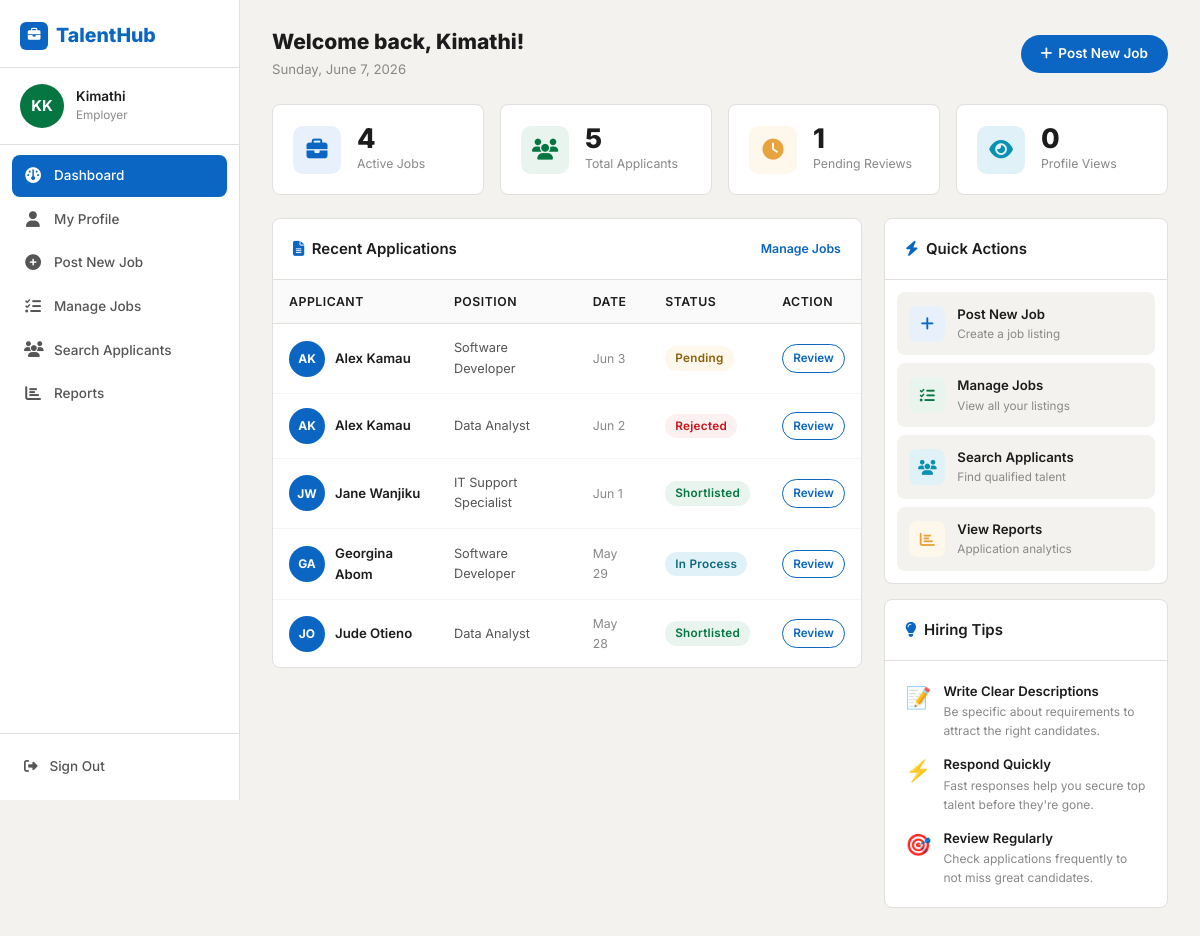
Before: /staff/ (signed in) with the older database file.
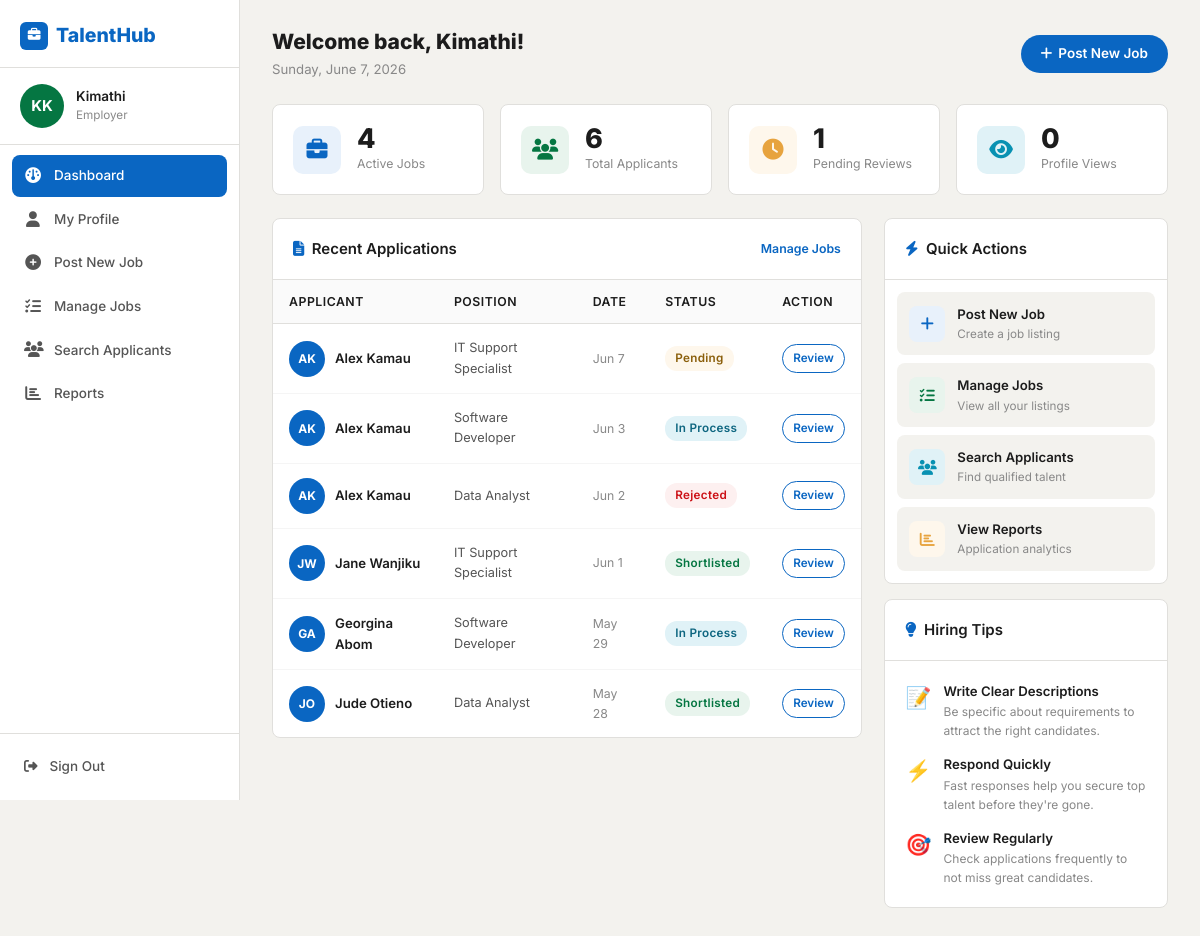
After: the same page with the newer database file.
### job_seeker/models.py (models this page shows, shortened)
class Application(models.Model):
    job = models.ForeignKey(Job, on_delete=CASCADE)
    applicant = models.ForeignKey(Applicant, on_delete=CASCADE, related_name='applications')
    date_applied = models.DateTimeField(default=timezone.now)
    resume = models.FileField(upload_to='applications/resumes/', null=True, blank=True, verbose_name='Resume/CV')
    cover_letter = models.FileField(upload_to='cover_letters/', null=True, blank=True)
    status = models.CharField(max_length=20, choices=APPLICATION_STATUS, default='pending')
    reviewed_by = models.ForeignKey(Staff, blank=True, null=True, on_delete=SET_NULL, related_name='reviewed_applications')
    date_reviewed = models.DateTimeField(blank=True, null=True)
    approved = models.BooleanField(default=False)
    approved_by = models.ForeignKey(Staff, blank=True, null=True, on_delete=SET_NULL)
    date_approved = models.DateTimeField(blank=True, null=True)
    class Meta:
        constraints = [
            UniqueConstraint(fields=['job', 'applicant'], name='unique_applicant_job_match')
        ]
        ordering = ['-date_applied']

class Applicant(models.Model):
    user = models.OneToOneField(User, on_delete=CASCADE, primary_key=True, related_name='applicant')
    resume = models.FileField(upload_to='resumes/', null=True, blank=True)
    grad_year = models.IntegerField(blank=True, null=True)
    job_type = models.CharField(max_length=30, choices=JOB_TYPES, default='Full Time')

class User(AbstractUser):
    STAFF = 'staff'
    APPLICANT = 'applicant'
    user_types = [
        (STAFF, 'staff'),
        (APPLICANT, 'applicant'),
    ]
    contact = models.CharField(max_length=100, blank=True)
    location = models.CharField(max_length=100, blank=True)
    user_type = models.CharField(max_length=20, choices=user_types, blank=True)
    class Meta:
        ordering = ['first_name', 'last_name']
    @property
    def full_name(self):
        return f'{self.first_name} {self.last_name}'.strip() or self.username
    @property
    def initials(self):
        parts = self.full_name.split()
        if len(parts) >= 2:
            return (parts[0][0] + parts[-1][0]).upper()
        return self.username[:2].upper()

class Job(models.Model):
    staff = models.ForeignKey(User, related_name='jobs', on_delete=models.CASCADE, null=True)
    title = models.CharField(max_length=255)
    company = models.CharField(max_length=200, null=True, blank=True)
    location = models.CharField(max_length=255)
    description = models.TextField()
    skills_req = models.CharField(max_length=500, null=True, blank=True)
    job_type = models.CharField(max_length=30, choices=JOB_TYPES, default='Full Time', null=True)
    link = models.URLField(null=True, blank=True)
    salary = models.CharField(max_length=100, null=True, blank=True)
    slug = AutoSlugField(populate_from='title', unique=True, null=True)
    date_posted = models.DateTimeField(default=timezone.now)
    deadline = models.DateField(null=True, blank=True)

### job_seeker/decorators.py (the view)
    def wrapper_func(request, *args, **kwargs):
        if not request.user.is_authenticated:
            return redirect('login')
        if request.user.user_type == User.STAFF or request.user.is_superuser:
            return view_func(request, *args, **kwargs)
        messages.error(request, 'Access denied. This page is for employers only.')
        return redirect('home')

### job_seeker/views.py (called while the page is built)
@login_required
@staff_required
def staff_dashboard(request):
    user = request.user
    my_jobs = Job.objects.filter(staff=user)
    total_applicants = Application.objects.filter(job__staff=user).count()
    pending = Application.objects.filter(job__staff=user, status='pending').count()
    recent_applications = Application.objects.filter(
        job__staff=user
    ).select_related('job', 'applicant__user').order_by('-date_applied')[:10]
    context = {
        'active_jobs': my_jobs.count(),
        'total_applicants': total_applicants,
        'pending_reviews': pending,
        'profile_views': 0,
        'recent_applications': recent_applications,
        'my_jobs': my_jobs[:5],
    }
    return render(request, 'staff/staff.html', context)

### templates/staff/staff.html (shortened to what the changed rows need)
{% extends 'base.html' %}
{% block body %}
<div class="sidebar-main">
  <div class="page-header">
    <div>
      <h1 class="page-title">Welcome back, {{ request.user.first_name|default:request.user.username }}!</h1>
    </div>
  </div>
  <div class="stats-row mb-4">
    <div class="stat-card">
      <div>
        <div class="stat-number">{{ total_applicants }}</div>
        <p class="stat-label">Total Applicants</p>
      </div>
    </div>
  </div>
  <div class="row g-4">
    <div class="col-lg-8">
      <div class="th-card">
        <div class="th-card-body" style="padding:0;">
          {% if recent_applications %}
          <table class="th-table">
            <thead>
              <tr>
                <th>Applicant</th>
                <th>Position</th>
                <th>Date</th>
                <th>Status</th>
                <th>Action</th>
              </tr>
            </thead>
            <tbody>
              {% for app in recent_applications %}
              <tr>
                <td>
                  <div class="td-user">
                    <div class="td-avatar">{{ app.applicant.user.initials }}</div>
                    <div style="font-size:.88rem;font-weight:600;color:var(--text-dark);">{{ app.applicant.user.full_name }}</div>
                  </div>
                </td>
                <td style="font-size:.85rem;">{{ app.job.title }}</td>
                <td style="font-size:.82rem;color:var(--text-light);">{{ app.date_applied|date:"M j" }}</td>
                <td><span class="badge-status badge-{{ app.status }}">{{ app.get_status_display }}</span></td>
                <td>
                  <a href="{% url 'applicant-details' app.id %}" class="btn-outline-th" style="font-size:.78rem;padding:4px 10px;">Review</a>
                </td>
              </tr>
              {% endfor %}
            </tbody>
          </table>
          {% endif %}
        </div>
      </div>
    </div>
  </div>
</div>
{% endblock %}

Changed rows visible on the page:
added Application: applicant.user.initials "AK", applicant.user.full_name "Alex Kamau", job "IT Support Specialist", date_applied "Jun 7", status "Pending"
changed Application "Jun 3": status "Pending" → "In Process"
Other visible differences:
{{ total_applicants }}: "5" → "6"
